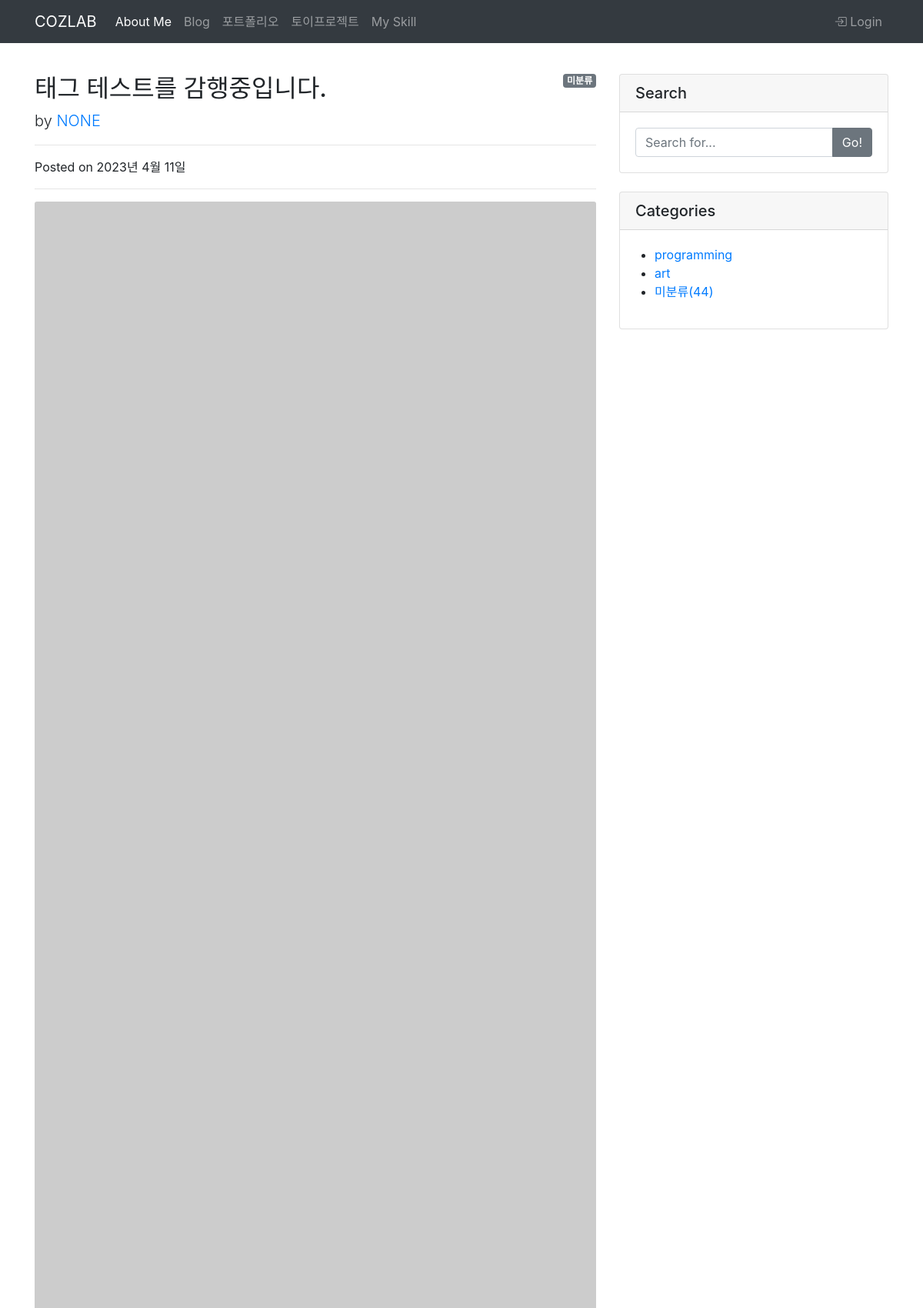
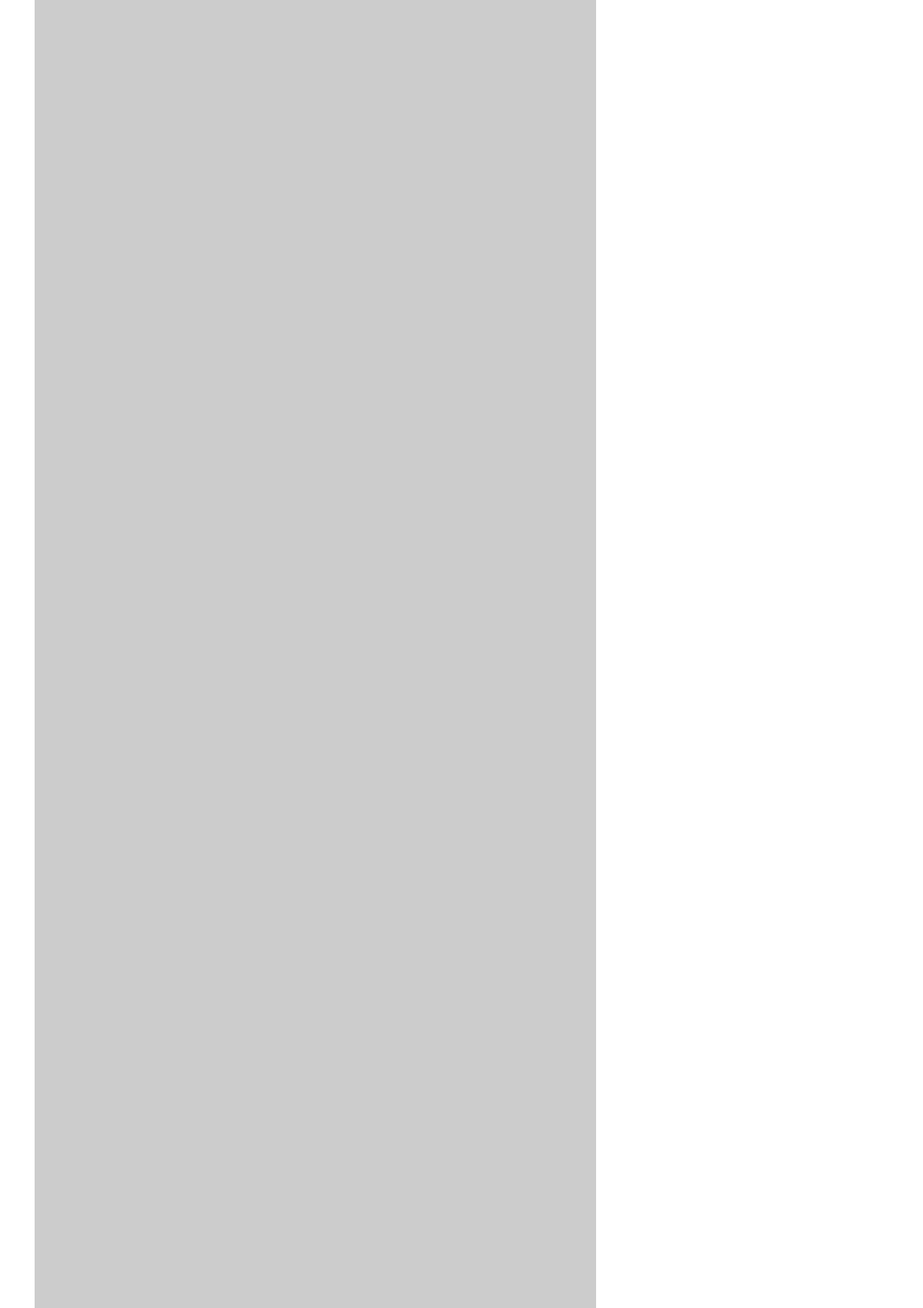
/blog/49/ (upper part), run on the app's committed database (2 pictures, top to bottom).
### blog/models.py (models this page shows, shortened)
class Post(models.Model):
  title = models.CharField(max_length=30)
  hook_text = models.CharField(max_length=100, blank=True)
  content = models.TextField()
  head_image = models.ImageField(upload_to="blog/images/%Y/%m/%d/", blank=True)
  file_upload = models.FileField(upload_to="blog/files/%Y/%m/%d/", blank=True)
  created_at = models.DateField(auto_now_add=True)
  updated_at = models.DateField(auto_now=True)
  author = models.ForeignKey(User, null=True, on_delete=models.SET_NULL)
  category = models.ForeignKey(Category, null=True, blank=True, on_delete=models.SET_NULL)
  tags = models.ManyToManyField(Tag, blank=True)

class Category(models.Model):
  name = models.CharField(max_length=50, unique=True)
  slug = models.SlugField(max_length=200, unique=True, allow_unicode=True)
  def __str__(self):
    return self.name
  class Meta:
    verbose_name_plural = "Categories"
  def get_absolute_url(self):
    return f'/blog/category/{self.slug}/'

### blog/views.py (the view)
# urls.py: path('<int:pk>/', views.PostDetail.as_view(), name='post_etail'),
class PostDetail(DetailView):
  model = Post
  def get_context_data(self, **kwargs):
    context = super(PostDetail, self).get_context_data()
    context["categories"] = Category.objects.all()
    context["no_category_post_count"] = Post.objects.filter(category = None).count()
    context["comment_form"] = CommentForm
    return context

### blog/models.py (called while the page is built)
  def __str__(self):
    return self.name

  def get_absolute_url(self):
    return f'/blog/tag/{self.slug}/'

  def get_avatar_url(self):
    if self.author.socialaccount_set.exists():
      self.author.socialaccount_set.first().get_avatar_url()
    else:
      return "http://placehold.it/50x50"

### blog/templates/blog/post_detail.html (shortened to what this page needs)
{% extends "base.html" %}
{% load crispy_forms_tags %}
{% block main_area %}
<div class="row">
    <div class="col-lg-8" id="main-area">
        <div id="post-area">
            {% if post.category %}
            <span class="badge badge-secondary float-right">{{ post.category }}</span>
            {% else %}
            <span class="badge badge-secondary float-right">미분류</span>
            {% endif %}
            <h2 class="mt-4">{{ post.title }}</h2>
            <p class="lead">
                by
                <a href="#!">{{ post.author | upper }}</a>
            </p>
            <hr />
            <p>Posted on {{ post.created_at }}</p>
            <hr />
            {% if post.head_image %}
            <img class="card-img-top" src="{{ post.head_image.url }}" alt="{{ post }} Card image cap">
            {% else %}
            <img class="card-img-top" src="https://picsum.photos/id/{{ post.id }}/750/200" alt="random_image">
            {% endif %}
            {% if post.tags.exists %}
            <br>
            <br>
            {% endif %}
        </div>
    </div>
    {% include "blog/side_widget.html"%}
</div>
{% endblock %}

### blog/templates/blog/side_widget.html
<div class="col-lg-4">
  <div class="card my-4">
    <h5 class="card-header">Search</h5>
    <div class="card-body">
      <div class="input-group">
        <input class="form-control" type="text" placeholder="Search for..." id="search-input"/>
        <span class="input-group-append">
          <button class="btn btn-secondary" type="button" onclick="searchPost();">
            Go!
          </button>
        </span>
      </div>
    </div>
  </div>
  <div class="card my-4">
    <h5 class="card-header">Categories</h5>
    <div class="card-body">
      <div class="row">
        <ul>
          {% for category in categories %}
            <li>
              <a href="{{ category.get_absolute_url }}">{{ category }}</a>
            </li>
          {% endfor %}
          <li>
            <a href="/blog/category/no_category/">미분류({{ no_category_post_count }})</a>
          </li>
        </ul>
      </div>
    </div>
  </div>
</div>

### data on the page
Post: title "태그 테스트를 감행중입니다.", author "NONE", created_at "2023년 4월 11일"
Category: name "programming"
Category: name "art"

### other printed values
{{ no_category_post_count }} "44"
